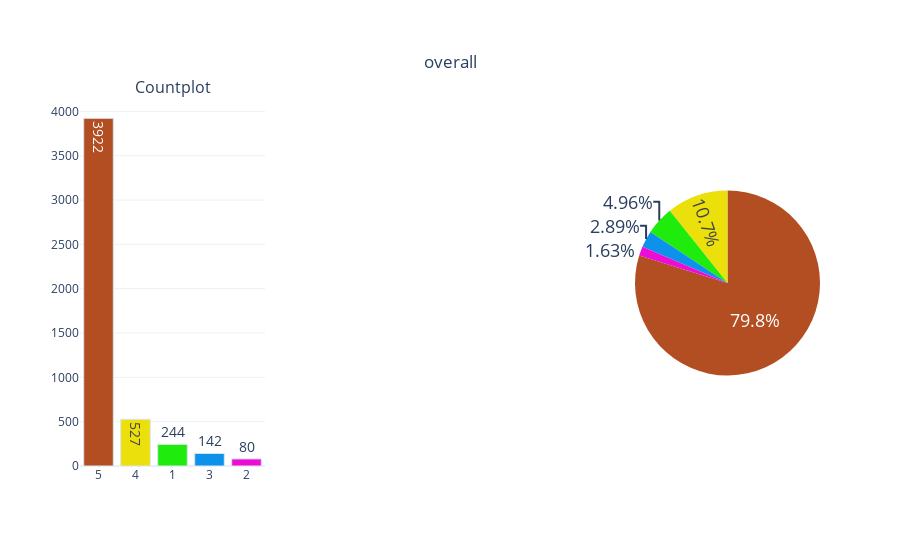

Write notebook code for a chart like this one.
### Code cell
categorical_variable_summary(df, 'overall')

### Figure 1 — Plotly figure (JSON) as saved in the notebook; plotly's stock layout.template omitted (floating-point values rounded to 4 significant figures)
{"data": [{"marker": {"color": ["#B34D22", "#EBE00C", "#1FEB0C", "#0C92EB", "#EB0CD5"], "line": {"color": "#DBE6EC", "width": 1}}, "name": "overall", "showlegend": false, "text": ["3922", "527", "244", "142", "80"], "textfont": {"size": 14}, "textposition": "auto", "type": "bar", "x": ["5", "4", "1", "3", "2"], "xaxis": "x", "y": [3922, 527, 244, 142, 80], "yaxis": "y"}, {"domain": {"x": [0.75, 1], "y": [0, 1]}, "labels": [5, 4, 1, 3, 2], "marker": {"colors": ["#B34D22", "#EBE00C", "#1FEB0C", "#0C92EB", "#EB0CD5"]}, "name": "overall", "showlegend": false, "textfont": {"size": 18}, "textposition": "auto", "type": "pie", "values": [3922, 527, 244, 142, 80]}], "layout": {"annotations": [{"font": {"size": 16}, "showarrow": false, "text": "Countplot", "x": 0.125, "xanchor": "center", "xref": "paper", "y": 1, "yanchor": "bottom", "yref": "paper"}], "autosize": true, "title": {"text": "overall", "x": 0.5, "xanchor": "center", "y": 0.9, "yanchor": "top"}, "xaxis": {"anchor": "y", "autorange": true, "domain": [0, 0.25], "range": [-0.5, 4.5], "type": "category"}, "yaxis": {"anchor": "x", "autorange": true, "domain": [0, 1], "range": [0, 4128.0], "type": "linear"}}}
